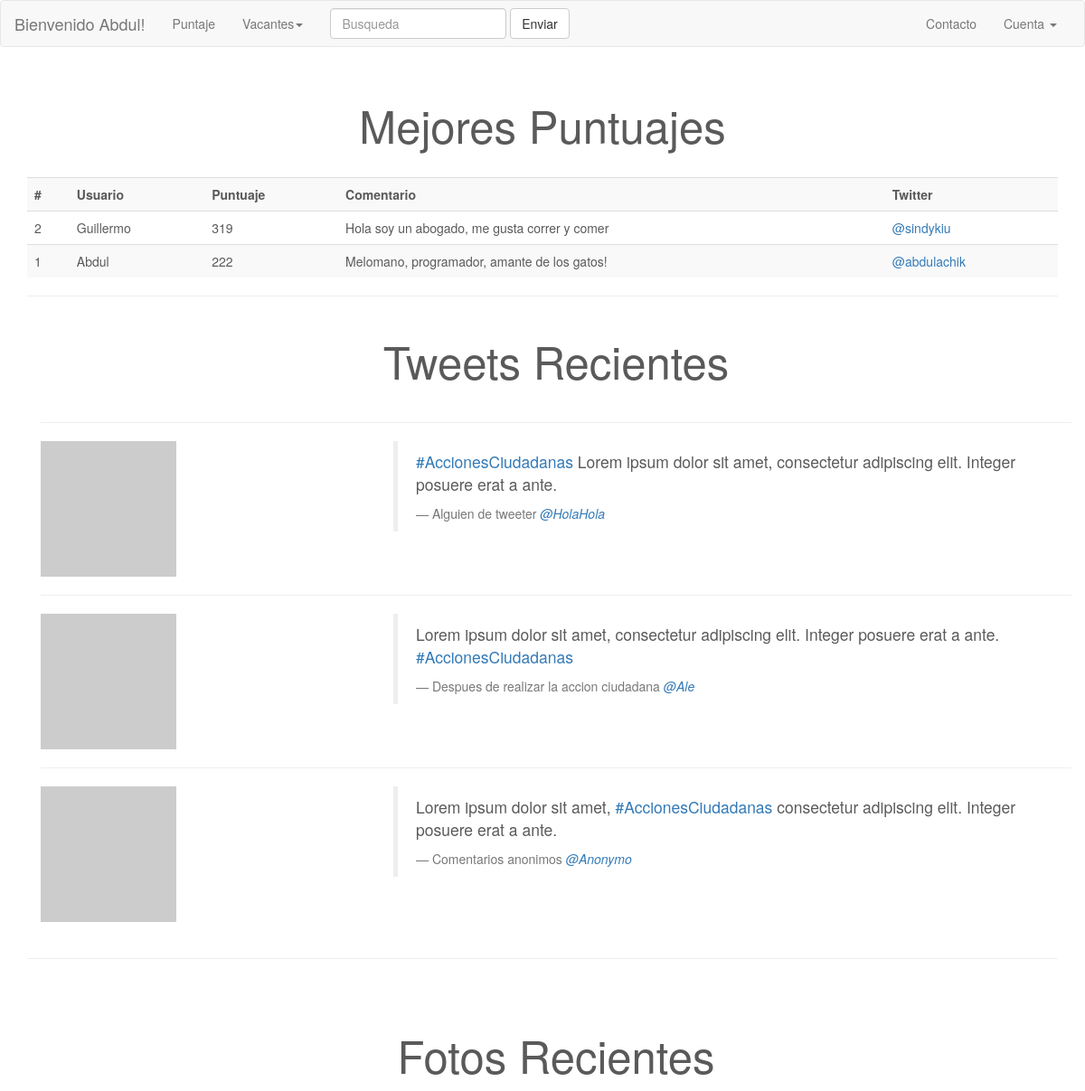
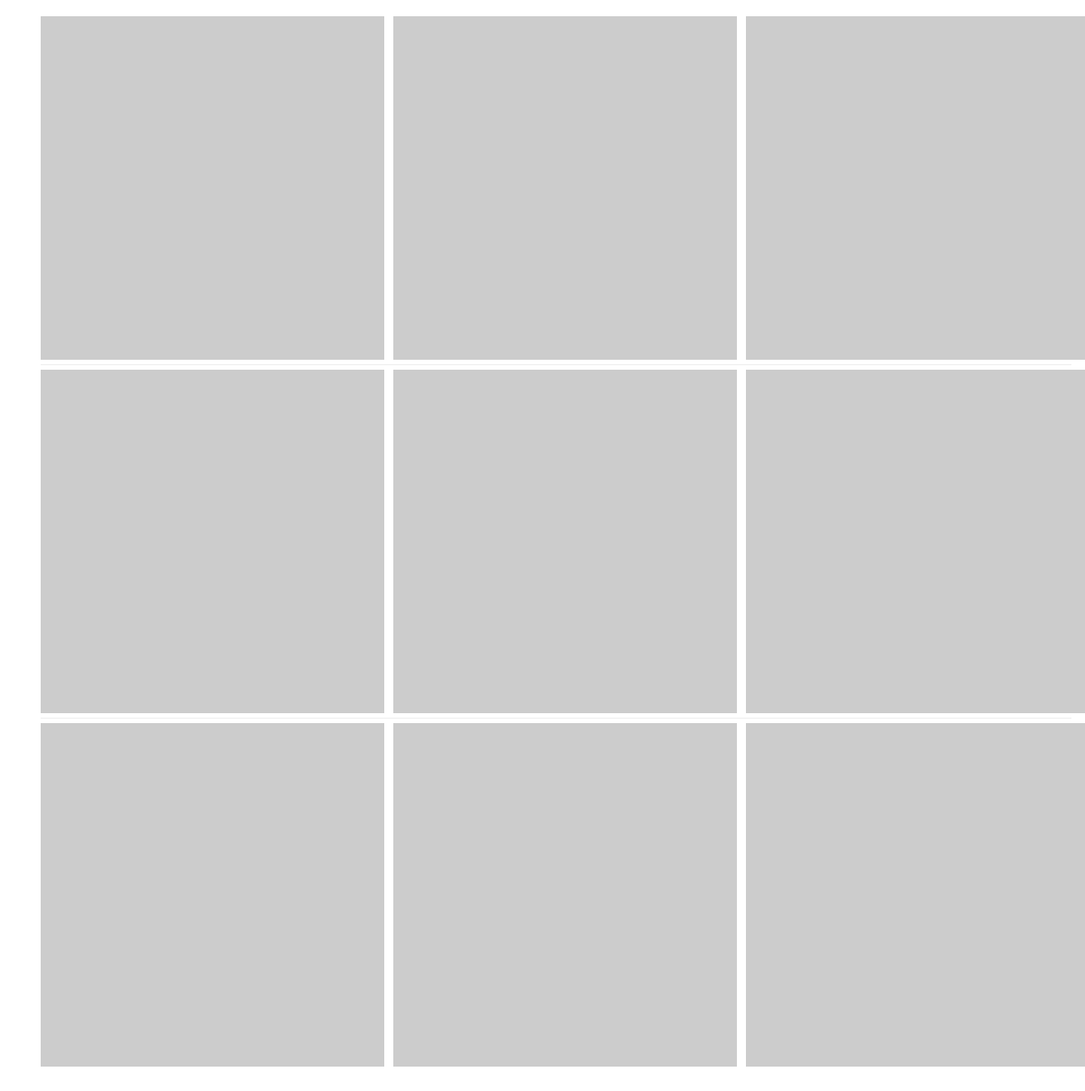
Screenshot of /puntaje (signed in) with the database file from the repository (2 pictures, top to bottom).
### models.py (models this page shows, shortened)
class Usuario(UserMixin, Model):
    usuario = CharField(unique=True)
    email = CharField(unique=True)
    password = CharField(max_length=100)
    puntos = IntegerField(default=0)
    twitter_id = CharField(unique=True)
    bio = CharField(max_length=280)
    registro = DateTimeField(default=datetime.datetime.now)
    es_admin = BooleanField(default=False)
    class Meta:
        database = DATABASE
        order_by = ('-registro',)

### run.py (the view)
@app.route('/puntaje')
def puntaje():
	usuarios = models.Usuario.select().order_by(-models.Usuario.puntos)
	return render_template('puntuaje.html', usuarios=usuarios)

### run.py (called while the page is built)
@login_manager.user_loader
def cargar_usuario(usuarioid):
    try:
        return models.Usuario.get(models.Usuario.id == usuarioid)
    except models.DoesNotExist:
        return None

@app.before_request
def antes_request():
	g.db = models.DATABASE
	g.db.connect()
	g.user = current_user

@app.after_request
def despues_request(response):
	g.db.close()
	return response

### templates/puntuaje.html
{% extends 'base.html' %}
{% block content %}
            <div class="container">
                <h1 class="recientes">Mejores Puntuajes</h1>
                <table class="table table-striped">
                  <tr>
                    <th>#</th>
                    <th>Usuario</th>
                    <th>Puntuaje</th>
                    <th>Comentario</th>
                    <th>Twitter</th>
                  </tr>
                 {% for usuario in usuarios %}
                 <tr>
                    <td>{{ usuario.id }}</td>
                    <td>{{ usuario.usuario }}</td>
                    <td>{{ usuario.puntos }}</td>
                    <td>{{ usuario.bio }}</td>
                    <td><a href="http:/www.twitter.com/{{ usuario.twitter_id }}">@{{ usuario.twitter_id }}</a></td>
                  </tr>
                 {% endfor %}
                </table>
        <hr class="pic-divider">
        <div class="container">
            <h2 class="recientes">Tweets Recientes</h2>
            <hr class="tweets-divider">
                <div class="row">
                    <div class="col-md-4">
                        <img src="http://placehold.it/150x150">
                    </div>
                    <div class="col-md-8">
                        <blockquote>
                          <p><a href="#">#AccionesCiudadanas</a> Lorem ipsum dolor sit amet, consectetur adipiscing elit. Integer posuere erat a ante.</p>
                          <footer>Alguien de tweeter <cite title="Source Title"><a href="#">@HolaHola</a></cite></footer>
                        </blockquote>
                    </div>
                </div>
            <hr class="tweets-divider">
                <div class="row">
                    <div class="col-md-4">
                        <img src="http://placehold.it/150x150">
                    </div>
                    <div class="col-md-8">
                        <blockquote>
                          <p>Lorem ipsum dolor sit amet, consectetur adipiscing elit. Integer posuere erat a ante. <a href="#">#AccionesCiudadanas</a></p>
                          <footer>Despues de realizar la accion ciudadana <cite title="Source Title"><a href="#">@Ale</a></cite></footer>
                        </blockquote>
                    </div>
                </div>
            <hr class="tweets-divider">
                <div class="row">
                    <div class="col-md-4">
                        <img src="http://placehold.it/150x150">
                    </div>
                    <div class="col-md-8">
                        <blockquote>
                          <p>Lorem ipsum dolor sit amet, <a href="#">#AccionesCiudadanas</a> consectetur adipiscing elit. Integer posuere erat a ante.</p>
                          <footer>Comentarios anonimos <cite title="Source Title"><a href="#">@Anonymo</a></cite></footer>
                        </blockquote>
                    </div>
                </div>
            </div>
             <hr class="page-divider">
            <div class="container">
                <h2 class="recientes">Fotos Recientes</h2>
                <div class="row">
                    <div class="col-md-4 pic">
                         <a href="#"><img src="http://placehold.it/380x380"></a>
                    </div>
                    <div class="col-md-4 pic">
                        <a href="#"><img src="http://placehold.it/380x380"></a>
                    </div>
                    <div class="col-md-4 pic">
                        <a href="#"><img src="http://placehold.it/380x380"></a>
                    </div>
                </div>
            <hr class="pic-divider">
                 <div class="row">
                    <div class="col-md-4 pic">
                         <a href="#"><img src="http://placehold.it/380x380"></a>
                    </div>
                    <div class="col-md-4 pic">
                        <a href="#"><img src="http://placehold.it/380x380"></a>
                    </div>
                    <div class="col-md-4 pic">
                        <a href="#"><img src="http://placehold.it/380x380"></a>
                    </div>
                </div>
             <hr class="pic-divider">
                 <div class="row">
                    <div class="col-md-4 pic">
                         <a href="#"><img src="http://placehold.it/380x380"></a>
                    </div>
                    <div class="col-md-4 pic">
                        <a href="#"><img src="http://placehold.it/380x380"></a>
                    </div>
                    <div class="col-md-4 pic">
                        <a href="#"><img src="http://placehold.it/380x380"></a>
                    </div>
                </div>
            </div>
    </div>
{% endblock %}

### templates/base.html (shortened to what this page needs)
<!DOCTYPE html>
<html>
    <head>
        <link rel="stylesheet" href="https://maxcdn.bootstrapcdn.com/bootstrap/3.3.4/css/bootstrap.min.css">
        <link rel="stylesheet" href="{{ url_for('static', filename='css/styles.css') }}">
    </head>
    <body>
        <div id="container">
            <nav class="navbar navbar-default">
              <div class="container-fluid">
                <div class="navbar-header">
                  {% if current_user.is_authenticated() %}
                    <a class="navbar-brand" href="{{ url_for('main') }}">Bienvenido {{ current_user.usuario }}!</a>
                  {% else %}
                    <a class="navbar-brand" href="{{ url_for('main') }}">Bienvenido</a>
                  {% endif %}
                </div>
                <div class="collapse navbar-collapse" id="bs-example-navbar-collapse-1">
                  <ul class="nav navbar-nav">
                    <li><a href="{{ url_for('puntaje') }}">Puntaje</a></li>
                    <li class="dropdown">
                      <a href="#" class="dropdown-toggle" data-toggle="dropdown" role="button" aria-expanded="false">Vacantes<span class="caret"></span></a>
                    </li>
                  </ul>
                  <form class="navbar-form navbar-left" role="search">
                    <div class="form-group">
                      <input type="text" class="form-control" placeholder="Busqueda">
                    </div>
                    <button type="submit" class="btn btn-default">Enviar</button>
                  </form>
                  <ul class="nav navbar-nav navbar-right">
                    <li><a href="#">Contacto</a></li>
                    <li class="dropdown">
                      <a href="#" class="dropdown-toggle" data-toggle="dropdown" role="button" aria-expanded="false">Cuenta <span class="caret"></span></a>
                    </li>
                  </ul>
                </div>
              </div>
            </nav>
            {% block content %}
            {% endblock %}
        </div>
    </body>
</html>

### static/css/styles.css (style rules this page uses)
body { padding-bottom: 40px; color: #5a5a5a; }
.recientes { text-align: center; font-size: 3.5em; padding: 20px; }
.tweets-divider { margin: 20px 0; }
.pic-divider { margin: 5px 0; }
.page-divider { margin:40px 0; }
ul { list-style: none; }

### rows the page displays
Usuario: usuario "Abdul", id "1", puntos "222", bio "Melomano, programador, amante de los gatos!", twitter_id "abdulachik"
Usuario: id "2", usuario "Guillermo", puntos "319", bio "Hola soy un abogado, me gusta correr y comer", twitter_id "sindykiu"
